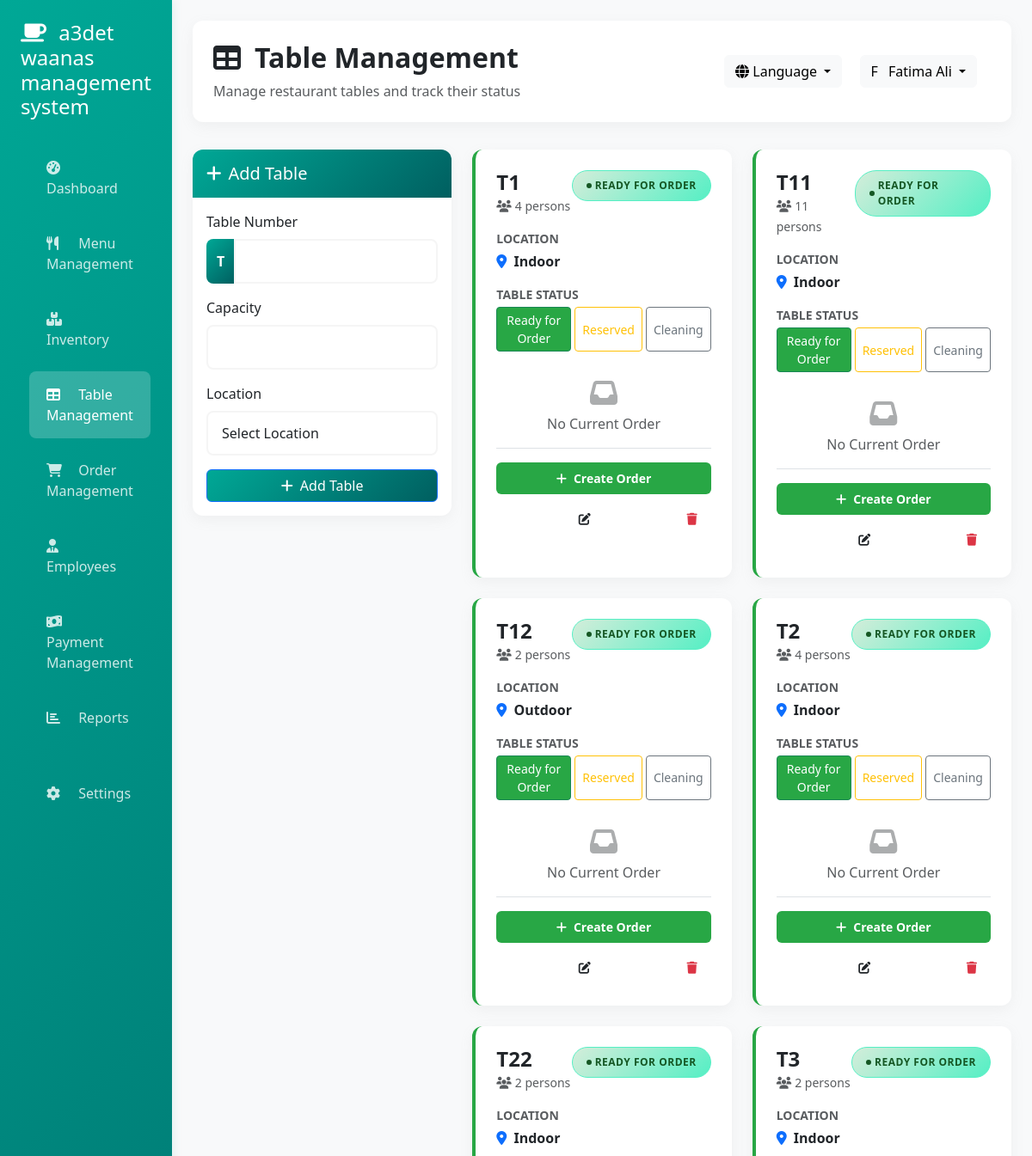
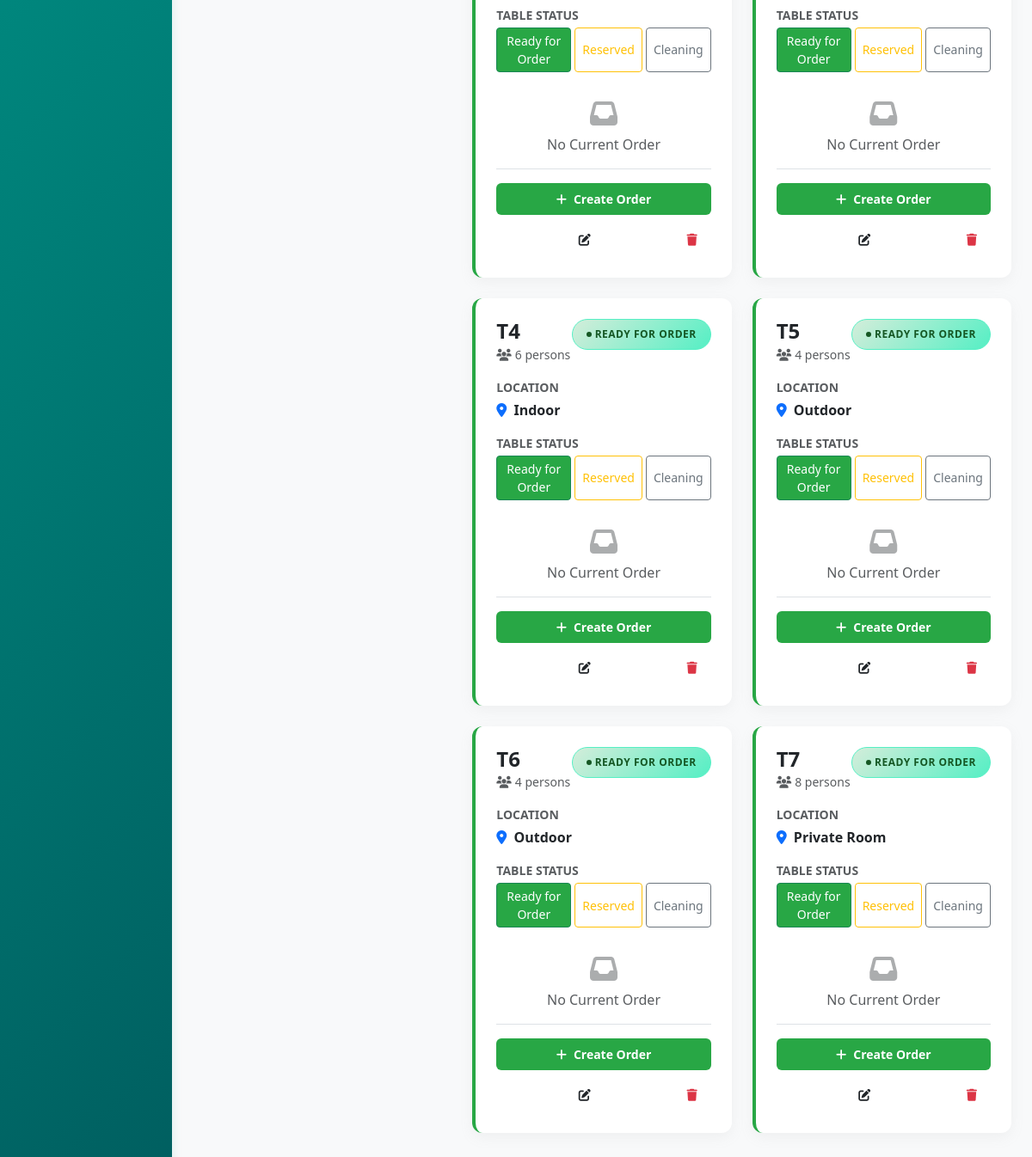
The app's page /admin/table_management.php (signed in) with its own data (2 pictures, top to bottom).
### tables this page shows
CREATE TABLE IF NOT EXISTS `tables` (
  `id` int NOT NULL AUTO_INCREMENT,
  `table_number` varchar(10) NOT NULL,
  `capacity` int NOT NULL,
  `status` enum('available','occupied','reserved','cleaning') DEFAULT 'available',
  `location` varchar(50) DEFAULT NULL,
  `created_at` timestamp NULL DEFAULT CURRENT_TIMESTAMP,
  `updated_at` timestamp NULL DEFAULT CURRENT_TIMESTAMP ON UPDATE CURRENT_TIMESTAMP,
  PRIMARY KEY (`id`),
  UNIQUE KEY `table_number` (`table_number`)
);

### admin/table_management.php (the view, shortened to what the rows shown need)
<?php
require_once '../config/database.php';
$lang_file = __DIR__ . '/../languages/' . $_SESSION['lang'] . '.php';
if (file_exists($lang_file)) {
    $lang = require $lang_file;
} else {
    $lang = require __DIR__ . '/../languages/en.php';
}
$normalize_sql = "UPDATE tables SET status = CASE
    WHEN status = 'available' THEN 'Ready for Order'
    WHEN status = 'occupied' THEN 'Have Order'
    WHEN status = 'served' THEN 'Cleaning'
    ELSE status
END WHERE status IN ('available', 'occupied', 'served')";
$conn->query($normalize_sql);
$tables_sql = "SELECT t.*,
                (SELECT o.order_number FROM orders o WHERE o.table_id = t.id AND o.status IN ('under progress', 'preparing') ORDER BY o.created_at DESC LIMIT 1) as current_order_number,
                (SELECT o.total_amount FROM orders o WHERE o.table_id = t.id AND o.status IN ('under progress', 'preparing') ORDER BY o.created_at DESC LIMIT 1) as current_order_total,
                (SELECT o.status FROM orders o WHERE o.table_id = t.id AND o.status IN ('under progress', 'preparing') ORDER BY o.created_at DESC LIMIT 1) as current_order_status,
                (SELECT o.id FROM orders o WHERE o.table_id = t.id AND o.status IN ('under progress', 'preparing') ORDER BY o.created_at DESC LIMIT 1) as current_order_id,
                CASE
                    WHEN (SELECT COUNT(*) FROM orders o WHERE o.table_id = t.id AND o.status IN ('under progress', 'preparing')) > 0 THEN 'Have Order'
                    ELSE 'Ready for Order'
                END as effective_status
                FROM tables t
                ORDER BY t.table_number";
$tables_result = $conn->query($tables_sql);
$tables = $tables_result->fetch_all(MYSQLI_ASSOC);
$text_direction = ($_SESSION['lang'] === 'ar') ? 'rtl' : 'ltr';
$html_lang = ($_SESSION['lang'] === 'ar') ? 'ar' : 'en';
?>
<!DOCTYPE html>
<html lang="<?php echo $html_lang; ?>" dir="<?php echo $text_direction; ?>">
<head>
    <link href="https://cdn.jsdelivr.net/npm/bootstrap@5.3.0/dist/css/bootstrap.min.css" rel="stylesheet">
    <link href="https://cdnjs.cloudflare.com/ajax/libs/font-awesome/6.4.0/css/all.min.css" rel="stylesheet">
    <link href="../assets/css/color-palette.css" rel="stylesheet">
</head>
<body>
    <div class="container-fluid">
        <div class="row">
            <div class="col-md-9 col-lg-10 main-content">
        <div class="page-header">
            <div class="row align-items-center">
                <div class="col">
                    <h1 class="h2 mb-0">
                        <i class="fas fa-table me-3"></i><?php echo $lang['table_management']; ?>
                    </h1>
                </div>
            </div>
        </div>
        <div class="row">
            <div class="col-lg-8">
                <div class="row">
                    <?php if (empty($tables)): ?>
                        <div class="col-12 text-center py-5">
                            <div class="mb-3">
                                <i class="fas fa-table fa-4x text-muted opacity-25"></i>
                            </div>
                            <h4 class="text-muted">No tables found</h4>
                            <p class="text-muted">Add your first table using the form on the left.</p>
                        </div>
                    <?php else: ?>
                        <?php foreach ($tables as $table):
                            $effective_status = $table['effective_status'];
                            $status_class = strtolower(str_replace(' ', '-', $effective_status));
                            $status_display = $effective_status;
                            switch($effective_status) {
                                case 'Ready for Order':
                                    $status_display = $lang['ready_for_order'];
                                    break;
                            }
                            ?>
                            <div class="col-md-6 col-sm-6 mb-4">
                                <div class="table-card h-100 <?php echo $status_class; ?>" id="table-card-<?php echo $table['id']; ?>">
                                    <div class="d-flex justify-content-between align-items-start mb-3">
                                        <div>
                                            <h5 class="mb-0 fw-bold">
                                                <span class="table-number fs-4"><?php echo htmlspecialchars($table['table_number']); ?></span>
                                            </h5>
                                            <small class="text-muted">
                                                <i class="fas fa-users me-1"></i><?php echo $table['capacity']; ?>
                                                <?php echo $lang['persons']; ?>
                                            </small>
                                        </div>
                                        <span class="status-badge status-<?php echo $status_class; ?> table-status">
                                            <?php echo $status_display; ?>
                                        </span>
                                    </div>
                                    <div class="mb-3">
                                        <small class="text-muted d-block text-uppercase small fw-bold mb-1">Location</small>
                                        <div class="fw-semibold">
                                            <i class="fas fa-map-marker-alt me-1 text-primary"></i>
                                            <?php echo htmlspecialchars($table['location']); ?>
                                        </div>
                                    </div>
                                    <div class="mb-3">
                                        <small class="text-muted d-block text-uppercase small fw-bold mb-1"><?php echo $lang['table_status']; ?></small>
                                        <div class="d-flex gap-1">
                                            <button type="button" class="btn btn-sm flex-fill <?php echo ($effective_status === 'Ready for Order' || $effective_status === 'available') ? 'btn-success' : 'btn-outline-success'; ?>" onclick="updateTableStatus(<?php echo $table['id']; ?>, 'Ready for Order')">
                                                Ready for Order
                                            </button>
                                            <button type="button" class="btn btn-sm flex-fill <?php echo $effective_status === 'Reserved' ? 'btn-warning' : 'btn-outline-warning'; ?>" onclick="updateTableStatus(<?php echo $table['id']; ?>, 'Reserved')">
                                                Reserved
                                            </button>
                                            <button type="button" class="btn btn-sm flex-fill <?php echo ($effective_status === 'Cleaning' || $effective_status === 'cleaning') ? 'btn-secondary' : 'btn-outline-secondary'; ?>" onclick="updateTableStatus(<?php echo $table['id']; ?>, 'Cleaning')">
                                                Cleaning
                                            </button>
                                        </div>
                                    </div>
                                    <?php if ($table['current_order_id']): ?>
                                        <div class="current-order-info">
                                            <div class="d-flex justify-content-between align-items-center mb-2">
                                                <small class="text-muted"><?php echo $lang['current_order']; ?></small>
                                                <span class="badge bg-primary"><?php echo htmlspecialchars($table['current_order_number']); ?></span>
                                            </div>
                                            <div class="d-flex justify-content-between align-items-center">
                                                <strong>Total: <?php echo $lang['currency_symbol']; ?><?php echo number_format($table['current_order_total'], 2); ?></strong>
                                                <small class="text-muted"><?php echo date('H:i', strtotime($table['created_at'] ?? 'now')); ?></small>
                                            </div>
                                        </div>
                                    <?php else: ?>
                                        <div class="text-center text-muted py-3">
                                            <i class="fas fa-inbox fa-2x mb-2 opacity-50"></i>
                                            <div><?php echo $lang['no_current_order']; ?></div>
                                        </div>
                                    <?php endif; ?>
                                    <div class="workflow-buttons d-flex flex-wrap gap-2 mt-auto pt-3 border-top">
                                        <?php if ($effective_status === 'Ready for Order' || $effective_status === 'Available' || $effective_status === 'Reserved'): ?>
                                            <a href="order_management.php?action=create_order&table_id=<?php echo $table['id']; ?>" class="btn btn-sm btn-success flex-grow-1 py-2 rounded-2">
                                                <i class="fas fa-plus me-2"></i>Create Order
                                            </a>
                                        <?php endif; ?>
                                        <div class="btn-group w-100" role="group">
                                            <button class="btn btn-sm btn-outline-primary" onclick="prepareEditForm(<?php echo $table['id']; ?>, '<?php echo htmlspecialchars($table['table_number']); ?>', <?php echo $table['capacity']; ?>, '<?php echo htmlspecialchars($table['location']); ?>', '<?php echo htmlspecialchars($table['status']); ?>')">
                                                <i class="fas fa-edit"></i>
                                            </button>
                                            <form method="POST" style="display: inline;">
                                                <button type="submit" class="btn btn-sm btn-outline-danger" onclick="return confirm('Are you sure you want to delete this table?')">
                                                    <i class="fas fa-trash"></i>
                                                </button>
                                            </form>
                                        </div>
                                    </div>
                                </div>
                            </div>
                        <?php endforeach; ?>
                    <?php endif; ?>
                </div>
            </div>
        </div>
    </div>
            </div>
        </div>
</body>
</html>

### records on screen
tables: table_number "T1", capacity "4", status_display "READY FOR ORDER", location "Indoor"
tables: table_number "T11", capacity "11", status_display "READY FOR ORDER", location "Indoor"
tables: table_number "T12", capacity "2", status_display "READY FOR ORDER", location "Outdoor"
tables: table_number "T2", capacity "4", status_display "READY FOR ORDER", location "Indoor"
tables: table_number "T22", capacity "2", status_display "READY FOR ORDER", location "Indoor"
tables: table_number "T3", capacity "2", status_display "READY FOR ORDER", location "Indoor"
tables: table_number "T4", capacity "6", status_display "READY FOR ORDER", location "Indoor"
tables: table_number "T5", capacity "4", status_display "READY FOR ORDER", location "Outdoor"
tables: table_number "T6", capacity "4", status_display "READY FOR ORDER", location "Outdoor"
tables: table_number "T7", capacity "8", status_display "READY FOR ORDER", location "Private Room"

### other values on screen
$lang['login_title'] "a3det waanas management system"
$lang['dashboard'] "Dashboard"
$lang['menu_management_nav'] "Menu Management"
$lang['inventory_nav'] "Inventory"
$lang['table_management'] "Table Management"
$lang['order_management_nav'] "Order Management"
$lang['employees'] "Employees"
$lang['payment_management_nav'] "Payment Management"
$lang['reports'] "Reports"
$lang['settings'] "Settings"
$lang['manage_tables'] "Manage restaurant tables and track their status"
$lang['language'] "Language"
substr($_SESSION['full_name'] ?? $_SESSION['username'] ?? 'U', 0, 1) "F"
$_SESSION['full_name'] "Fatima Ali"
$lang['add_table'] "Add Table"
